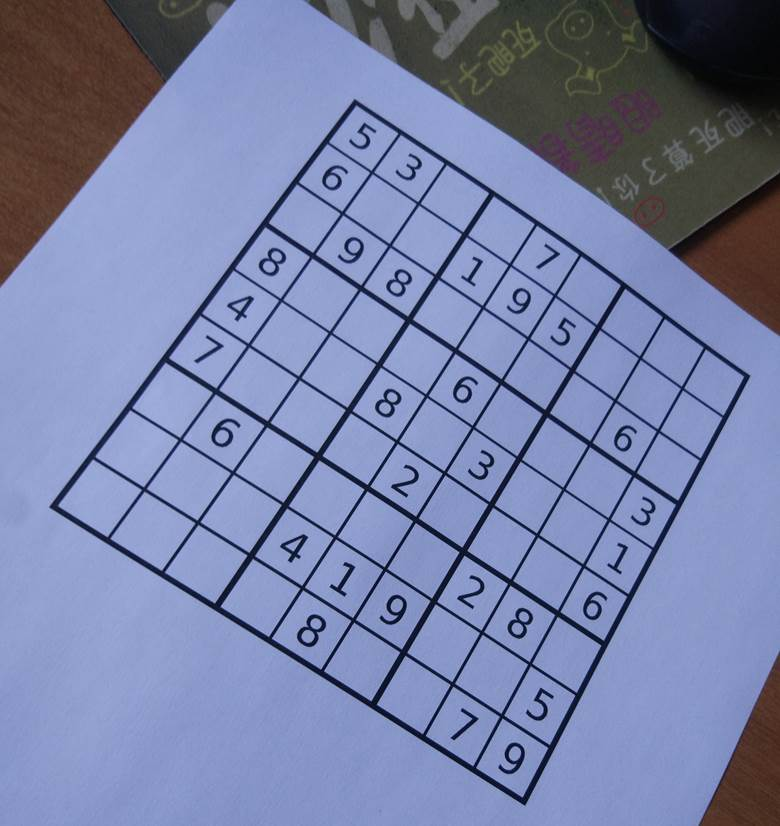
#> input picture SudokuSolver/img/sudoku1.jpg, 780 x 826 px
$ python part2.py
#> lines starting #> are read from the running program, lines starting #| are printed output that depends on the picture; after the words box and inside, x2 and y2 are one past the last pixel; in counts of white or black regions, pixels touching at a corner belong together
import cv2
import matplotlib.pyplot as plt
import operator
import numpy as np


if __name__ == '__main__':
    img = cv2.imread('./img/sudoku1.jpg')
#> img is the input picture: shape (826, 780, 3); mean B, G, R 166, 128.1, 119
    img_gray = cv2.cvtColor(img, cv2.COLOR_BGR2GRAY)
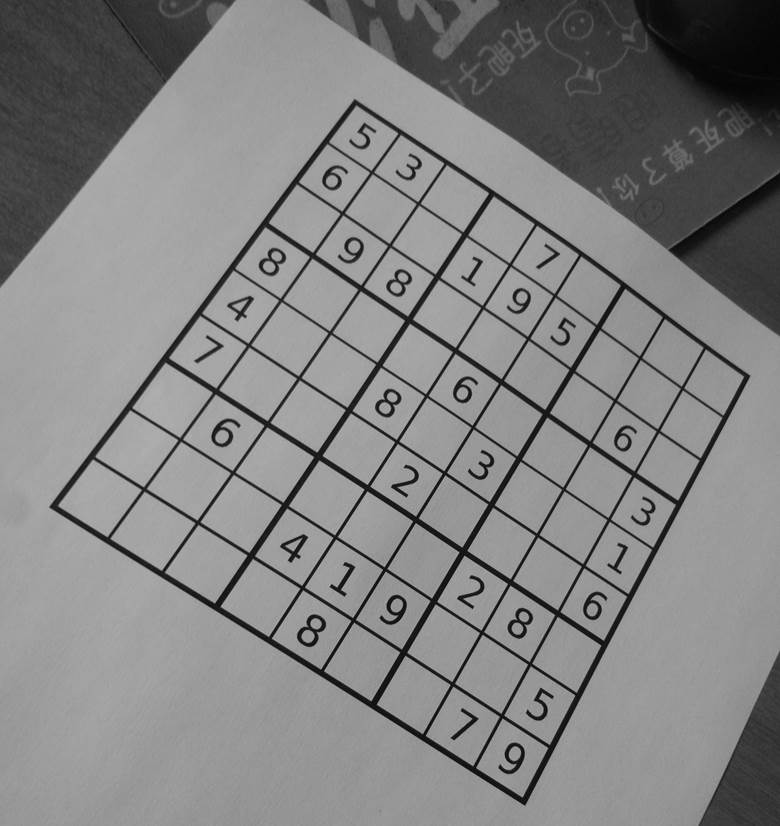
#> img_gray: shape (826, 780); min 1, max 189, mean 129.6
    H, W = img_gray.shape
#> H = 826; W = 780

    # 2.1 Reduce the noise
    img_sm = cv2.GaussianBlur(img_gray, ksize=None, sigmaX=1, sigmaY=1)

    # 2.2 Extract the regions corresponding to contours
    img_binary = cv2.adaptiveThreshold(src=img_sm, maxValue=255, adaptiveMethod=cv2.ADAPTIVE_THRESH_GAUSSIAN_C,
                                       thresholdType=cv2.THRESH_BINARY, blockSize=21, C=10)
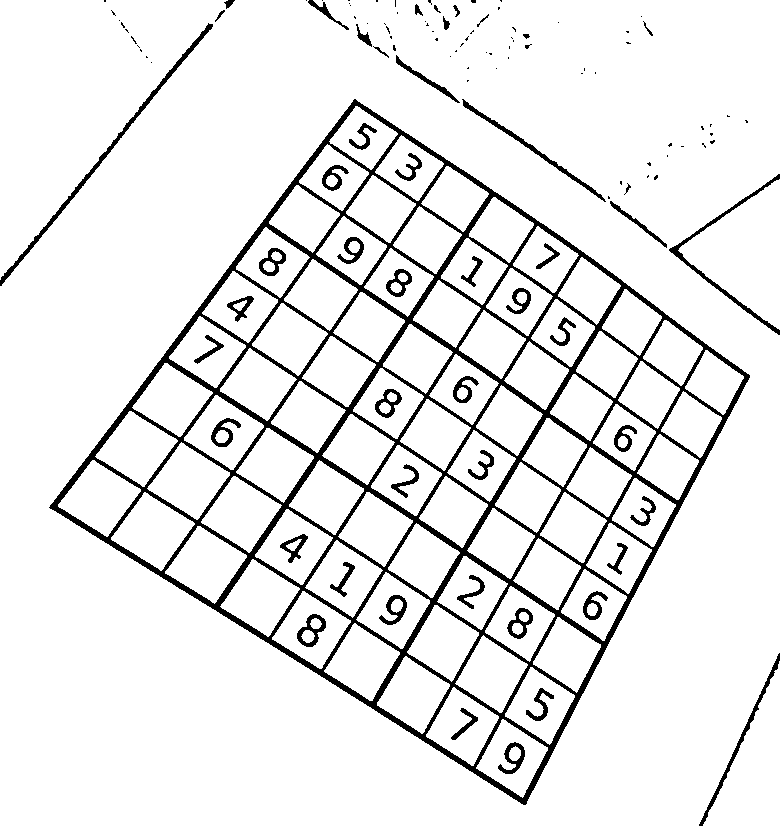
#> img_binary: shape (826, 780); 91.5% white; 120 black regions (70 under 20 px)

    # 2.3 Find the contours
    contours, hierarchy = cv2.findContours(img_binary, cv2.RETR_LIST, cv2.CHAIN_APPROX_SIMPLE)
#> contours = 230 contours, 75 with area under 20; largest, box (x1, y1, x2, y2) and area: (0, 0, 780, 826) 624395, (48, 98, 751, 806) 260668, (678, 179, 780, 330) 7954, (703, 661, 780, 826) 6139, (111, 492, 195, 571) 3383

    # 2.4 Identify the puzzle contour among the found contours
    counters_list = []
    max_counter = contours[0]
#> max_counter = contour of 18 points, box (x1, y1, x2, y2) (509, 746, 521, 761), area 118
    max_area = cv2.contourArea(max_counter)
#> max_area = 117.5

    for contour in contours:
        if 50 < cv2.contourArea(contour) < H*W * 0.9:  # drop outer frame
            counters_list.append(contour)

            if cv2.contourArea(contour) > max_area:  # max area with in the image
                max_area = cv2.contourArea(contour)
                max_counter = contour
#> this loop made 230 passes
#> max_area on passes 2, 3, 6, 8: 521, 2965, 3023, 6139
#> after the loop, counters_list = 142 contours; largest, box (x1, y1, x2, y2) and area: (48, 98, 751, 806) 260668, (678, 179, 780, 330) 7954, (703, 661, 780, 826) 6139, (111, 492, 195, 571) 3383, (165, 526, 247, 604) 3288; max_area = 260668; max_counter = contour of 1207 points, box (x1, y1, x2, y2) (48, 98, 751, 806), area 260668

    cv2.drawContours(img, counters_list, -1, (0, 0, 255), 2)
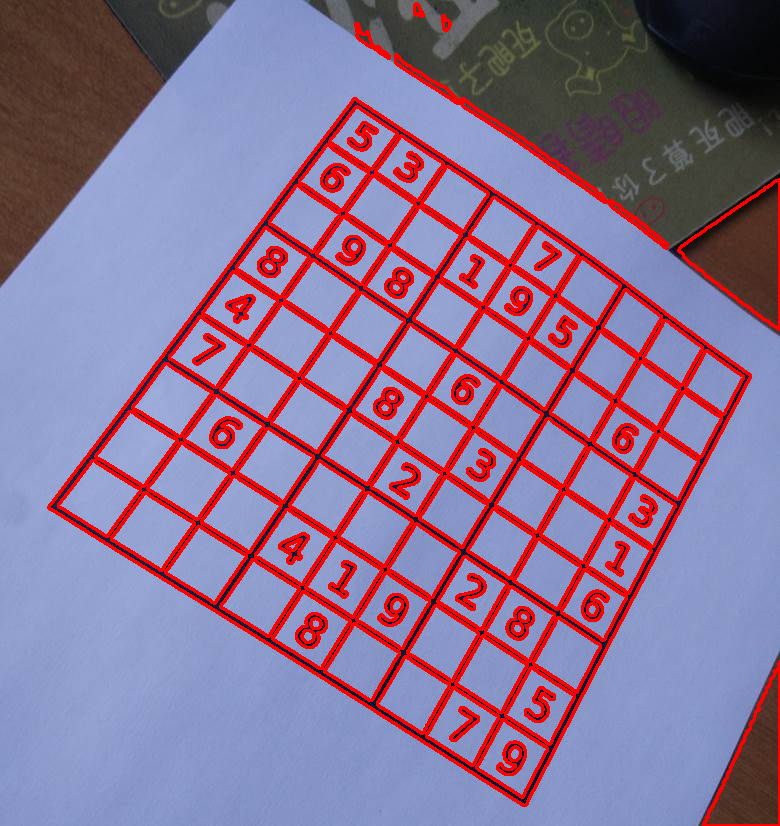
#> img: shape (826, 780, 3); 13.37% of pixels changed, all inside (x1, y1, x2, y2) = (47, 2, 780, 826)

    # 3. Deskew the Sudoku puzzle
    for epsilon in range(512, 0, -50):
        approx = cv2.approxPolyDP(max_counter, epsilon, True)
        points = approx.reshape((-1, 2))
        if points.shape[0] == 4:
            break
#> this loop made 5 passes
#> points on passes 1 to 5: [[354, 98], [525, 805]], [[354, 98], [525, 805]], [[354, 98], [525, 805]], [[354, 98], [525, 805], [48, 507]], [[354, 98], [750, 375], [525, 805], [48, 507]]

    bottom_right, _ = max(enumerate([pt[0][0] + pt[0][1] for pt in approx]), key=operator.itemgetter(1))
#> bottom_right = 2
    top_left, _ = min(enumerate([pt[0][0] + pt[0][1] for pt in approx]), key=operator.itemgetter(1))
#> top_left = 0
    bottom_left, _ = min(enumerate([pt[0][0] - pt[0][1] for pt in approx]), key=operator.itemgetter(1))
#> bottom_left = 3
    top_right, _ = max(enumerate([pt[0][0] - pt[0][1] for pt in approx]), key=operator.itemgetter(1))
#> top_right = 1

    src_points = np.float32([approx[top_left], approx[top_right], approx[bottom_right], approx[bottom_left]])
#> src_points = [[354, 98], [750, 375], [525, 805], [48, 507]]
    dist_points = np.float32([[0, 0], [512, 0], [512, 512], [0, 512]])
    matrix = cv2.getPerspectiveTransform(src_points, dist_points)
#> matrix = [[0.75, 0.561, -320.5], [-0.625, 0.894, 133.7], [-0.000253, 0.000197, 1]]
    img_trans = cv2.warpPerspective(img_gray, matrix, (512, 512))
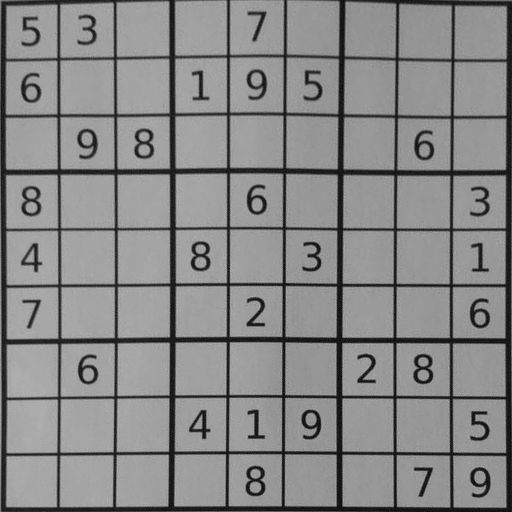
#> img_trans: shape (512, 512); min 5, max 182, mean 135.6

    # 4. Localize the cells in the puzzle
    cells_list = []
    for i in range(9):
        for j in range(9):
            cells_list.append(img_trans[8*(i+1)+48*i: 8*(i+1)+48*(i+1), 8*(j+1)+48*j: 8*(j+1)+48*(j+1)])
            plt.subplot(9, 9, 9*i+j+1)
            plt.imshow(img_trans[8*(i+1)+48*i: 8*(i+1)+48*(i+1), 8*(j+1)+48*j: 8*(j+1)+48*(j+1)], cmap='gray')
            plt.xticks([])
            plt.yticks([])
#> after the loop, cells_list = 81 items
    plt.show()
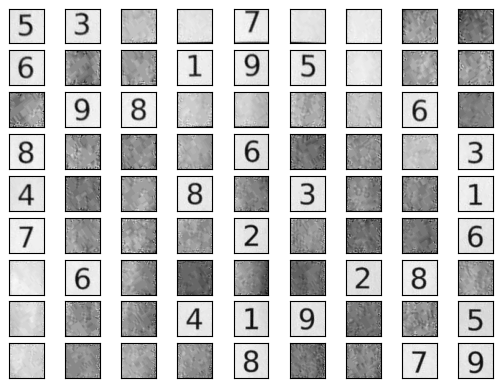
#> figure drawn by matplotlib, 81 panels

    # 5. Identify the empty/filled cells
    def isCellEmpty(cell: np.array, th=90) -> bool:
        img_binary = cv2.adaptiveThreshold(src=cell, maxValue=1, adaptiveMethod=cv2.ADAPTIVE_THRESH_GAUSSIAN_C,
                                           thresholdType=cv2.THRESH_BINARY, blockSize=17, C=25)
        num = np.ones_like(cell).sum() - cv2.countNonZero(img_binary)
        return True if num < th else False

    for i, cell in enumerate(cells_list):
        if isCellEmpty(cell):
            cells_list[i] = np.zeros_like(cells_list[i])

        plt.subplot(9, 9, i+1)
        plt.imshow(cells_list[i], cmap='gray')
        plt.xticks([])
        plt.yticks([])
#> this loop made 81 passes
#> num in isCellEmpty on passes 1 to 12: 199, 186, 0, 26, 194, 26, 48, 0, 0, 229, 0, 0
#> pass 1, in isCellEmpty, `img_binary = cv2.adaptiveThreshold(src=cell, maxValue=1, adaptiveMetho..`:
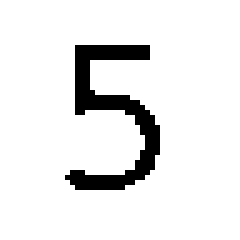
#> img_binary: shape (48, 48) (shown 5 times larger); values 0 (black) and 1 (white), 91.4% white; 1 black region, box (x1, y1, x2, y2) and area: (13, 9, 32, 38) 199
    plt.show()
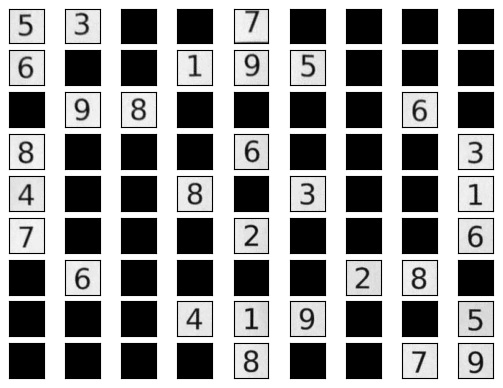
#> figure drawn by matplotlib, 81 panels

$ run again, with SudokuSolver/img/sudoku2.png saved as SudokuSolver/img/sudoku1.jpg
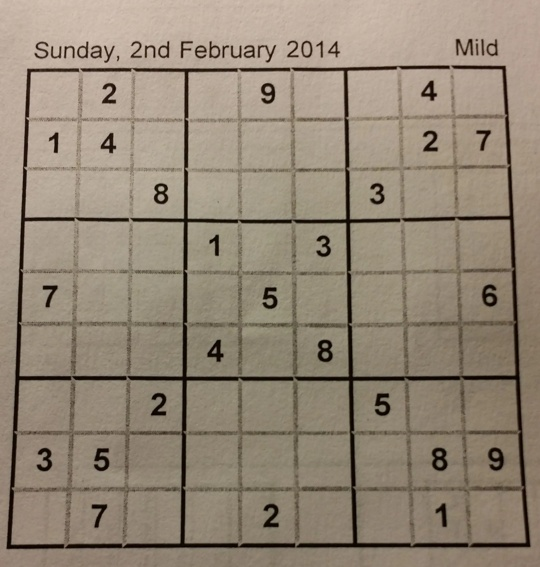
#> input picture SudokuSolver/img/sudoku2.png, 540 x 567 px
#> img is the input picture: shape (567, 540, 3); mean B, G, R 118.8, 135.4, 148.4
#> `img_binary = cv2.adaptiveThreshold(src=img_sm, maxValue=255, adaptiveM..`:
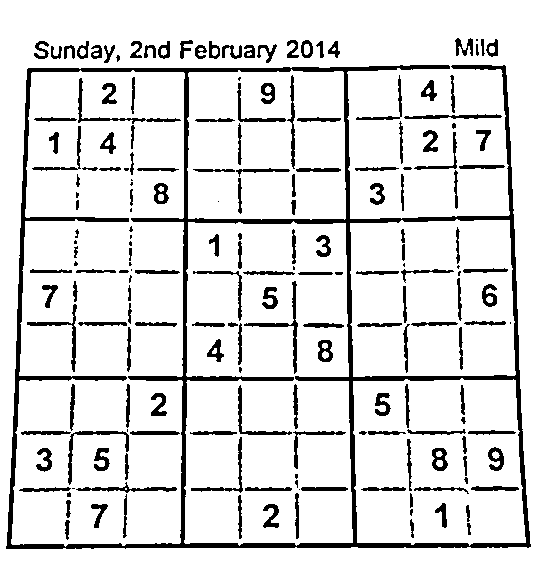
#> img_binary: shape (567, 540); 87.6% white; 190 black regions (32 under 20 px)
#> contours = 222 contours, 31 with area under 20; largest, box (x1, y1, x2, y2) and area: (0, 0, 540, 567) 305074, (5, 64, 532, 550) 218662, (11, 70, 185, 547) 73790, (184, 221, 353, 546) 50628, (353, 378, 526, 546) 26534
#> `max_counter = contours[0]`: max_counter = contour of 16 points, box (x1, y1, x2, y2) (466, 522, 472, 536), area 48
#> `max_area = cv2.contourArea(max_counter)`: max_area = 48
#> the loop `for contour in contours:` made 222 passes
#> max_area on passes 2, 6, 24, 45, 59: 87, 248.5, 446, 521.5, 26533.5
#> after the loop `for contour in contours:`: counters_list = 152 contours; largest, box (x1, y1, x2, y2) and area: (5, 64, 532, 550) 218662, (11, 70, 185, 547) 73790, (184, 221, 353, 546) 50628, (353, 378, 526, 546) 26534, (350, 219, 516, 377) 24589; max_area = 218662.5; max_counter = contour of 292 points, box (x1, y1, x2, y2) (5, 64, 532, 550), area 218662
#> the loop `for epsilon in range(512, 0, -50):` made 5 passes
#> points on passes 1 to 5: [[506, 66], [5, 548]], [[506, 66], [5, 548]], [[506, 66], [5, 548]], [[506, 66], [530, 547], [5, 548]], [[506, 66], [530, 547], [5, 548], [28, 67]]
#> bottom_right = 1
#> top_left = 3
#> bottom_left = 2
#> top_right = 0
#> src_points = [[28, 67], [506, 66], [530, 547], [5, 548]]
#> matrix = [[1.09, 0.0519, -33.9], [0.00248, 1.19, -79.5], [8.28e-07, 0.000207, 1]]
#> after the loop `for i in range(9):`: cells_list = 81 items
#> the loop `for i, cell in enumerate(cells_list):` made 81 passes
#> num in isCellEmpty on passes 1 to 8: 1, 167, 0, 0, 185, 0, 0, 155
#> pass 2, in isCellEmpty (call 2), `img_binary = cv2.adaptiveThreshold(src=cell, maxValue=1, adaptiveMetho..`:
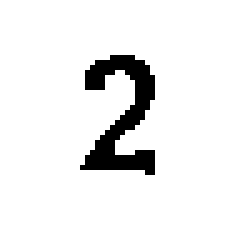
#> img_binary: shape (48, 48) (shown 5 times larger); values 0 (black) and 1 (white), 92.8% white; 1 black region, box (x1, y1, x2, y2) and area: (16, 11, 31, 35) 167
